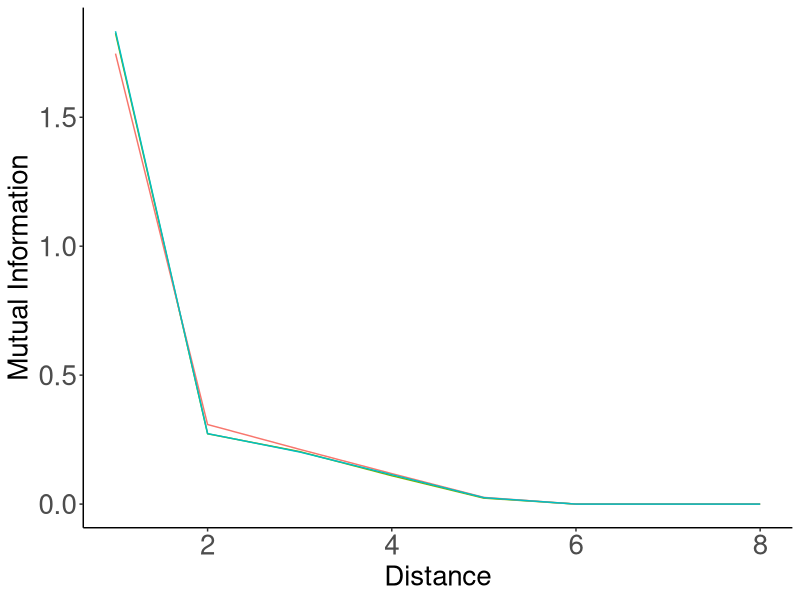
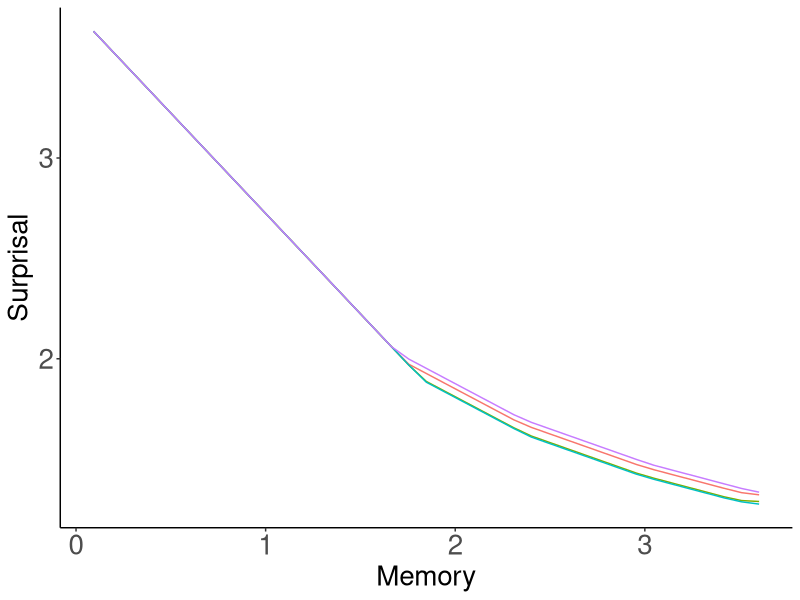
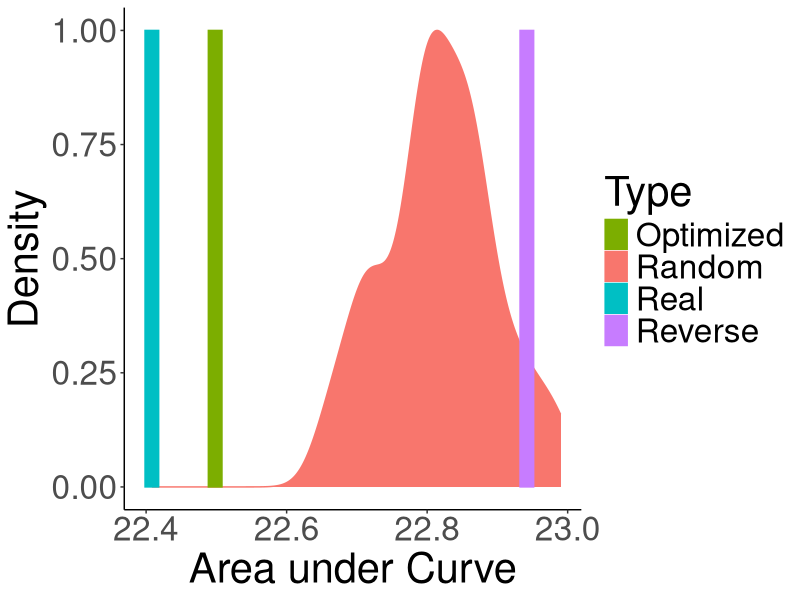

R code for these plots, in order:
library(tidyr)
library(dplyr)
library(ggplot2)


RED = "#F8766D"
GREEN = "#7CAE00"
BLUE = "#00BFC4"
PURPLE = "#C77CFF"
SCALE = c( GREEN, RED, BLUE, PURPLE)
######################################

data = read.csv("results.tsv", sep="\t")
data = data %>% filter(Script == "forWords_Sesotho_RandomOrder_FormsWordsGraphemes_HeldoutClip.py")

unigramCE = mean(data$UnigramCE)

data$Type = ifelse(data$Model %in% c("REAL", "RANDOM", "REVERSE"), as.character(data$Model), "Optimized")
data$Type = ifelse(data$Type %in% c("REAL"), "Real", as.character(data$Type))
data$Type = ifelse(data$Type %in% c("RANDOM"), "Random", as.character(data$Type))
data$Type = ifelse(data$Type %in% c("REVERSE"), "Reverse", as.character(data$Type))

data_ = data %>% group_by(Distance, Type) %>% summarise(MI=median(MI))
data_ = data_ %>% filter(Distance <= 7)
plot = ggplot(data_, aes(x=1+Distance, y=MI, color=Type)) + geom_line() #size=2)
plot = plot + theme_bw()
plot = plot + xlab("Distance") + ylab("Mutual Information")
plot = plot + theme(axis.title.x=element_text(size=20), axis.title.y=element_text(size=20), axis.text = element_text(size=20))
plot = plot + theme(panel.grid.major = element_blank(), panel.grid.minor = element_blank(), panel.background = element_blank(), legend.position="none")
plot = plot + theme(axis.line = element_line(colour = "black"),
            panel.grid.major = element_blank(),
                panel.grid.minor = element_blank(),
                panel.border = element_blank(),
                    panel.background = element_blank()) + scale_colour_manual(values=SCALE) + scale_fill_manual(values=SCALE)
ggsave(plot, file=paste("../figures/Sesotho-suffixes-byPhonemes-it-heldout.pdf", sep=""), height=4, width=4)




data = read.csv("results_interpolated.tsv", sep="\t")


data = data %>% filter(Script == "forWords_Sesotho_RandomOrder_FormsWordsGraphemes_HeldoutClip.py")

data = data %>% group_by(Type, Memory) %>% summarise(Surprisal=unigramCE-median(MI))

plot = ggplot(data, aes(x=Memory, y=Surprisal, color=Type)) + geom_line() #size=2)
plot = plot + theme_bw()
plot = plot + theme(axis.title.x=element_text(size=20), axis.title.y=element_text(size=20), axis.text = element_text(size=20))
plot = plot + theme(panel.grid.major = element_blank(), panel.grid.minor = element_blank(), panel.background = element_blank(), legend.position="none")
plot = plot + theme(axis.line = element_line(colour = "black"),
            panel.grid.major = element_blank(),
                panel.grid.minor = element_blank(),
                panel.border = element_blank(),
                    panel.background = element_blank()) + scale_colour_manual(values=SCALE) + scale_fill_manual(values=SCALE)
ggsave(plot, file=paste("../figures/Sesotho-suffixes-byPhonemes-memsurp-heldout.pdf", sep=""), height=4, width=4)


######################################

data = read.csv("results_auc.tsv", sep="\t")
data = data %>% filter(Script == "forWords_Sesotho_RandomOrder_FormsWordsGraphemes_HeldoutClip.py")


data$Type = ifelse(data$Model %in% c("REAL", "RANDOM", "REVERSE"), as.character(data$Model), "Optimized")
data$Type = ifelse(data$Type %in% c("REAL"), "Real", as.character(data$Type))
data$Type = ifelse(data$Type %in% c("RANDOM"), "Random", as.character(data$Type))
data$Type = ifelse(data$Type %in% c("REVERSE"), "Reverse", as.character(data$Type))

data_ = data %>% filter(Type %in% c("Real", "Random", "Optimized", "Reverse"))



barWidth = (max(data$AUC) - min(data$AUC))/30

plot = ggplot(data_, aes(x=AUC, fill=Type, color=Type))
plot = plot + theme_classic()
plot = plot + xlab("Area under Curve") + ylab("Density")
plot = plot + theme(text=element_text(size=30))
plot = plot + geom_density(data= data_%>%filter(Type == "Random"), aes(y=..scaled..)) 
plot = plot + geom_bar(data = data_ %>% filter(!(Type %in% c("Random"))) %>% group_by(Type) %>% summarise(AUC=mean(AUC)) %>% mutate(y=1),  aes(y=y, group=Type), width=barWidth, stat="identity", position = position_dodge()) + scale_colour_manual(values=SCALE) + scale_fill_manual(values=SCALE)
ggsave(plot, file=paste("../figures/Sesotho-suffixes-byPhonemes-auc-hist-heldout.pdf", sep=""), height=4, width=8)
